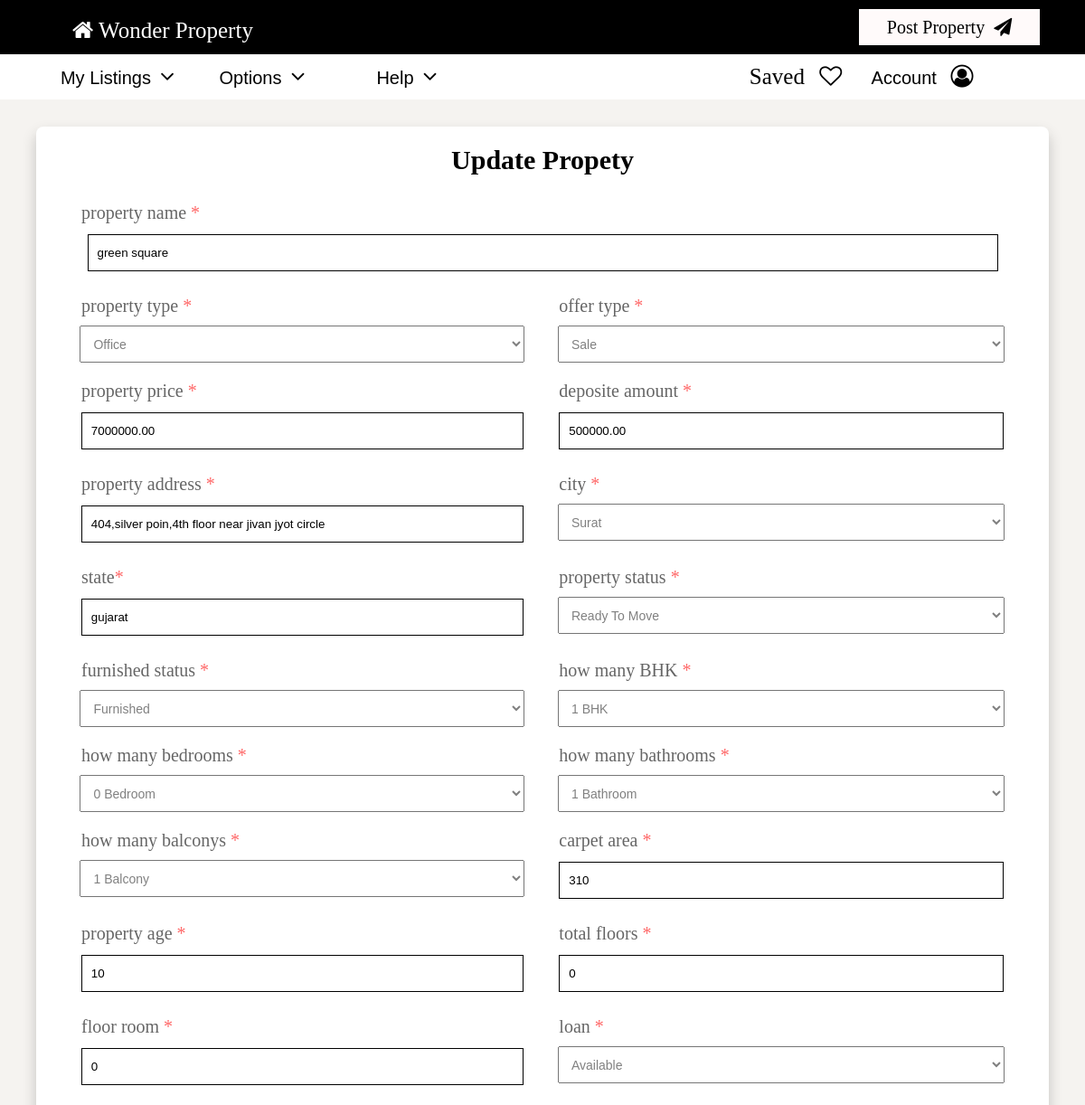
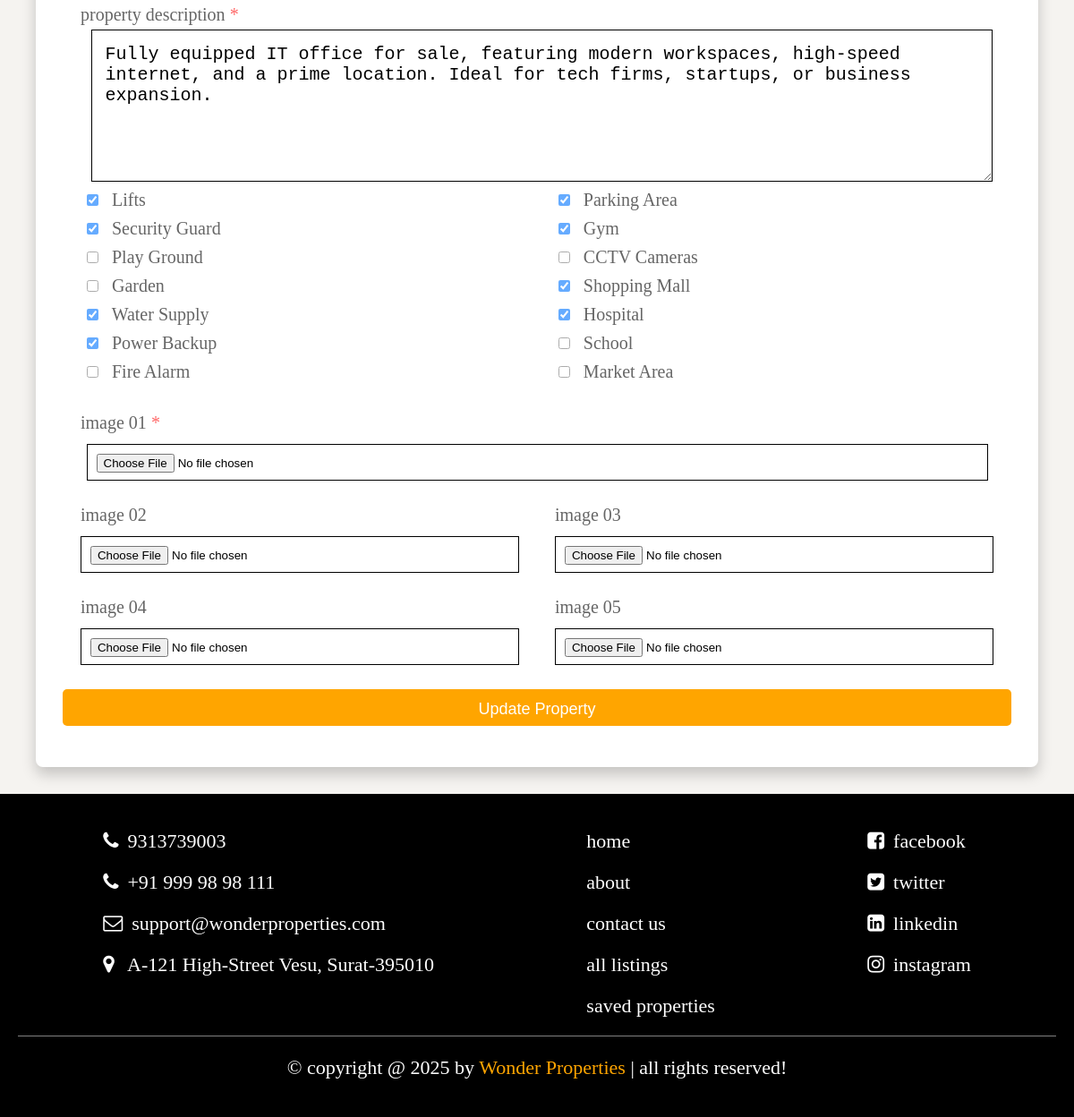
Page /update_property.php?id=2 (signed in) on the committed database (2 pictures, top to bottom).
### tables this page shows
CREATE TABLE IF NOT EXISTS `postproperty` (
  `id` int NOT NULL AUTO_INCREMENT,
  `user_id` varchar(20) NOT NULL,
  `property_name` varchar(255) NOT NULL,
  `type` varchar(50) NOT NULL,
  `offer` varchar(50) NOT NULL,
  `price` decimal(10,2) NOT NULL,
  `deposite` decimal(10,2) NOT NULL,
  `address` text NOT NULL,
  `city` varchar(100) NOT NULL,
  `state` varchar(100) NOT NULL,
  `status` varchar(50) NOT NULL,
  `furnished` varchar(50) NOT NULL,
  `bhk` int NOT NULL,
  `bedroom` int NOT NULL,
  `bathroom` int NOT NULL,
  `balcony` int NOT NULL,
  `carpet` int NOT NULL,
  `age` int NOT NULL,
  `total_floors` int NOT NULL,
  `room_floor` int NOT NULL,
  `loan` varchar(50) NOT NULL,
  `description` text NOT NULL,
  `lift` enum('yes','no') DEFAULT 'no',
  `security_guard` enum('yes','no') DEFAULT 'no',
  `play_ground` enum('yes','no') DEFAULT 'no',
  `garden` enum('yes','no') DEFAULT 'no',
  `water_supply` enum('yes','no') DEFAULT 'no',
  `power_backup` enum('yes','no') DEFAULT 'no',
  `fire_security` enum('yes','no') DEFAULT 'no',
  `parking_area` enum('yes','no') DEFAULT 'no',
  `gym` enum('yes','no') DEFAULT 'no',
  `cctv_cameras` enum('yes','no') DEFAULT 'no',
  `shopping_mall` enum('yes','no') DEFAULT 'no',
  `hospital` enum('yes','no') DEFAULT 'no',
  `school` enum('yes','no') DEFAULT 'no',
  `market_area` enum('yes','no') DEFAULT 'no',
  `image_01` varchar(255) DEFAULT NULL,
  `image_02` varchar(255) DEFAULT NULL,
  `image_03` varchar(255) DEFAULT NULL,
  `image_04` varchar(255) DEFAULT NULL,
  `image_05` varchar(255) DEFAULT NULL,
  `date` datetime NOT NULL DEFAULT CURRENT_TIMESTAMP,
  PRIMARY KEY (`id`),
  KEY `fk_user_id` (`user_id`)
);

### update_property.php (the view, shortened to what this page needs)
<?php
$user_id = $_SESSION['user_id'];
include("components/connect.php");
$property_id = mysqli_real_escape_string($conn, $_GET['id']);
$query = "SELECT * FROM postproperty WHERE id='$property_id' AND user_id='$user_id'";
$result = mysqli_query($conn, $query);
$row = mysqli_fetch_assoc($result);
?>
<!DOCTYPE html>
<html lang="en">
  <head>
    <link rel="stylesheet" href="css/style.css"/>
    <link
      rel="stylesheet"
      href="https://cdnjs.cloudflare.com/ajax/libs/font-awesome/4.7.0/css/font-awesome.min.css"
    />
  </head>
  <body>
  <?php  include("components/header.php")?>
    <div class="form-container">
      <div class="my-form " id="property-form">
        <form action="#" method="POST" enctype="multipart/form-data">
          <h3>Update Propety </h3>
          <div>
            <p>property name <span>*</span></p>
            <input
              type="text"
              name="property_name"
              required
              value="<?php echo htmlspecialchars($row['property_name']); ?>"
              placeholder="enter property name"
            />
          </div>
          <div class="property-flex">
          <div>
              <p>property type <span>*</span></p>
              <select name="type" id="property-type" onchange="togglePropertyFields()" required >
                        <option value="office" <?php if($row['type'] == 'office') echo 'selected'; ?>>Office</option>
              </select>
            </div>
            <div>
              <p>offer type <span>*</span></p>
              <select name="offer" required>
                <option value="sale" <?php if($row['offer'] == 'sale') echo 'selected'; ?>>sale</option>
              </select>
            </div>
            <div>
              <p>property price <span>*</span></p>
              <input
                type="number"
                name="price"
                required
                value="<?php echo $row['price']; ?>"
                min="0"
                max="9999999999"
                maxlength="10"
                placeholder="enter property price"
              />
            </div>
            <div>
              <p>deposite amount <span>*</span></p>
              <input
                type="number"
                name="deposite"
                required
                value="<?php echo $row['deposite']; ?>"
                min="0"
                max="9999999999"
                maxlength="10"
                placeholder="enter deposite amount"
              />
            </div>
            <div>
              <p>property address <span>*</span></p>
              <input
                type="text"
                name="address"
                required
                value="<?php echo htmlspecialchars($row['address']); ?>"
                maxlength="100"
                placeholder="enter property full address"
              />
            </div>
            <div>
              <p>city <span>*</span></p>
              <select name="city" required>
                  <option value="surat">surat</option>
                </select>
            </div>
            <div>
              <p>state<span>*</span></p>
              <input
                type="text"
                name="state"
                value="gujarat"
                readonly
                value="<?php echo htmlspecialchars($row['state']); ?>"
                maxlength="100"
                placeholder="enter your state"
              />
            </div>
            <div>
              <p>property status <span>*</span></p>
              <select name="status" required>
                <option value="ready to move">ready to move</option>
              </select>
            </div>
            <div>
              <p>furnished status <span>*</span></p>
              <select name="furnished" required>
                <option value="furnished">furnished</option>
              </select>
            </div>
            <div class="not-included-office-shop">
              <p>how many BHK <span>*</span></p>
              <select name="bhk" required class="no-required">
                <option value="1" <?php if($row['bhk'] == '1') echo 'selected'; ?>>1 BHK</option>
              </select>
            </div>
            <div class="not-included-office-shop">
              <p>how many bedrooms <span>*</span></p>
              <select name="bedroom" required class="no-required">
                <option value="0"<?php if($row['bedroom'] == '0') echo 'selected'; ?>>0 bedroom</option>
              </select>
            </div>
            <div class="not-included-office-shop">
              <p>how many bathrooms <span>*</span></p>
              <select name="bathroom" required class="no-required">
                <option value="1" <?php if($row['bathroom'] == '1') echo 'selected'; ?>>1 bathroom</option>
              </select>
            </div>
            <div>
              <p>how many balconys <span>*</span></p>
              <select name="balcony" required>
                <option value="1" <?php if($row['balcony'] == '1') echo 'selected'; ?>>1 balcony</option>
              </select>
            </div>
            <div>
              <p>carpet area <span>*</span></p>
              <input
                type="number"
                name="carpet"
                required
                 value="<?php echo htmlspecialchars($row['carpet']); ?>"
                min="1"
                max="9999999999"
                maxlength="10"
                placeholder="how many squarefits?"
              />
            </div>
            <div>
              <p>property age <span>*</span></p>
              <input
                type="number"
                name="age"
                required
                value="<?php echo htmlspecialchars($row['age']); ?>"
                min="0"
                max="99"
                maxlength="2"
                placeholder="how old is property?"
              />
            </div>
            <div>
              <p>total floors <span>*</span></p>
              <input
                type="number"
                name="total_floors"
                required
                 value="<?php echo htmlspecialchars($row['total_floors']); ?>"
                min="0"
                max="99"
                maxlength="2"
                placeholder="how many floors available?"
              />
            </div>
            <div class="not-included-office-shop">
              <p>floor room <span>*</span></p>
              <input
                type="number"
                name="room_floor"
                required
                 value="<?php echo htmlspecialchars($row['room_floor']); ?>"
                min="0"
                max="99"
                maxlength="2"
                placeholder="property floor number"
                class="no-required"
              />
            </div>
            <div>
              <p>loan <span>*</span></p>
              <select name="loan" required>
                <option value="available">available</option>
              </select>
            </div>
          </div>
          <div>
            <p>property description <span>*</span></p>
            <textarea
              name="description"
              maxlength="1000"
              required
              cols=""
              rows="6"
              placeholder="write about property..."
            ><?php echo htmlspecialchars($row['description']); ?></textarea>
          </div>
          <div class="checkbox">
                    <div>
                        <p><input type="checkbox" name="lift" value="yes" <?php if($row['lift'] == 'yes') echo 'checked'; ?>> Lifts</p>
                        <p><input type="checkbox" name="security_guard" value="yes" <?php if($row['security_guard'] == 'yes') echo 'checked'; ?>> Security Guard</p>
                        <p><input type="checkbox" name="play_ground" value="yes" <?php if($row['play_ground'] == 'yes') echo 'checked'; ?>> Play Ground</p>
                        <p><input type="checkbox" name="garden" value="yes" <?php if($row['garden'] == 'yes') echo 'checked'; ?>> Garden</p>
                        <p><input type="checkbox" name="water_supply" value="yes" <?php if($row['water_supply'] == 'yes') echo 'checked'; ?>> Water Supply</p>
                        <p><input type="checkbox" name="power_backup" value="yes" <?php if($row['power_backup'] == 'yes') echo 'checked'; ?>> Power Backup</p>
                        <p><input type="checkbox" name="fire-security" value="yes" <?php if($row['fire_security'] == 'yes') echo 'checked'; ?>> Fire Alarm</p>
                    </div>
                    <div>
                        <p><input type="checkbox" name="parking_area" value="yes" <?php if($row['parking_area'] == 'yes') echo 'checked'; ?>> Parking Area</p>
                        <p><input type="checkbox" name="gym" value="yes" <?php if($row['gym'] == 'yes') echo 'checked'; ?>> Gym</p>
                        <p><input type="checkbox" name="cctv-cameras" value="yes" <?php if($row['cctv_cameras'] == 'yes') echo 'checked'; ?>> CCTV Cameras</p>
                        <p><input type="checkbox" name="shopping_mall" value="yes" <?php if($row['shopping_mall'] == 'yes') echo 'checked'; ?>> Shopping Mall</p>
                        <p><input type="checkbox" name="hospital" value="yes" <?php if($row['hospital'] == 'yes') echo 'checked'; ?>> Hospital</p>
                        <p><input type="checkbox" name="school" value="yes" <?php if($row['school'] == 'yes') echo 'checked'; ?>> School</p>
                        <p><input type="checkbox" name="market_area" value="yes" <?php if($row['market_area'] == 'yes') echo 'checked'; ?>> Market Area</p>
                    </div>
                </div>
          <div>
            <p>image 01 <span>*</span></p>
            <input type="file" name="image_01" accept="image/*" required />
          </div>
          <div class="property-flex">
            <div>
              <p>image 02</p>
              <input type="file" name="image_02" accept="image/*" />
            </div>
            <div>
              <p>image 03</p>
              <input type="file" name="image_03" accept="image/*" />
            </div>
            <div>
              <p>image 04</p>
              <input type="file" name="image_04" accept="image/*" />
            </div>
            <div>
              <p>image 05</p>
              <input type="file" name="image_05" accept="image/*" />
            </div>
          </div>
          <input type="submit" value="update property" class="btn" name="post" />
        </form>
      </div>
    </div>
    <?php  include("components/footer.php")?>
  </body>
</html>

### css/style.css (style rules this page uses)
body { padding: 0; margin: 0; box-sizing: border-box; background-color: rgb(245, 243, 240); overflow-x: hidden; }
.form-container { max-width: 100%; text-align: center; margin: 10px auto; padding: 0px 20px; }
.my-form { padding: 10px; max-width: 400px; margin: 30px auto; background-color: white; box-shadow: 0px 8px 16px 0px rgba(0, 0, 0, 0.2); border-radius: 8px; }
.form-container .my-form form { display: grid; grid-template-columns: auto; }
form input { height: 41px; max-width: 100%; margin: 7px; padding-left: 10px; outline: none; }
form input::placeholder, #property-form form .property-flex select { text-transform: capitalize; }
form p { font-size: 20px; opacity: 0.6; }
form input[type="submit"] { background-color: orange; border: none; outline: none; font-size: 18px; color: white; }
#property-form { max-width: 1100px; border-radius: 8px; }
#property-form h3 { font-size: 30px; margin: 10px auto; }
#property-form span { color: red; }
#property-form form { display: grid; grid-template-columns: auto; padding: 0px 20px; }
#property-form form .property-flex { display: grid; grid-template-columns: auto auto; }
#property-form form input, #property-form form textarea { width: 95%; max-width: 100%; border: 1px solid black; }
#property-form form textarea { padding: 15px; font-size: 20px; margin-left: 10px; }
#property-form form .property-flex input, #property-form form .property-flex select { width: 92.5%; max-width: 100%; padding-left: 10px; outline: none; height: 41px; }
#property-form form .property-flex select { height: 41px; width: 93%; font-size: 14px; text-transform: capitalize; color: gray; margin-top: 5px; }
#property-form form p { text-align: start; padding-left: 20px; margin-bottom: 5px; }
#property-form form .checkbox { display: grid; grid-template-columns: auto auto; margin: 7px 0px; }
#property-form form .checkbox input { width: auto; height: auto; margin-right: 10px; }
#property-form form .checkbox p { margin-top: 0px; }
#property-form form input[type="file"] { padding-top: 10px; }
#property-form form input[type="submit"] { max-width: 100%; width: 100%; margin: 20px auto; border: none; outline: none; text-transform: capitalize; }
.btn { background-color: #007BFF; color: #fff; border: none; padding: 12px 20px; font-size: 18px; cursor: pointer; border-radius: 5px; transition: 0.3s; }

### rows in the picture
postproperty: property_name "green square", type "Office", offer "sale", price "7000000.00", deposite "500000.00", address "404,silver poin,4th floor near jivan jyot circle", state "gujarat", bhk "1 BHK", bedroom "0 bedroom", bathroom "1 bathroom", balcony "1 balcony", carpet "310", age "10", total_floors "0", room_floor "0", description "Fully equipped IT office for sale, featuring modern workspaces, high-speed internet, and a prime location. Ideal for tech firms, startups, or business expansion.", lift "☑", security_guard "☑", water_supply "☑", power_backup "☑", parking_area "☑", gym "☑", shopping_mall "☑", hospital "☑"
